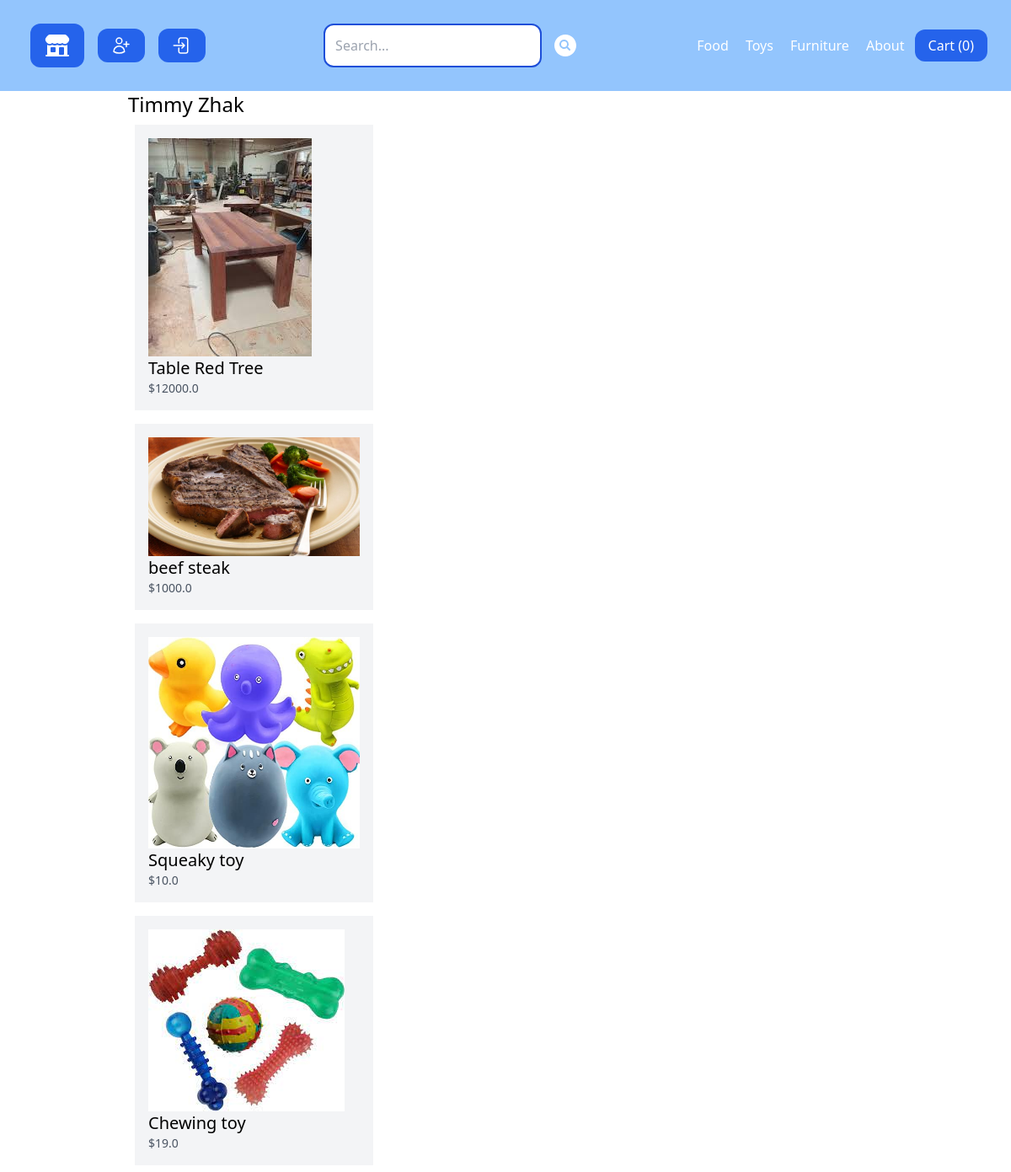
/vendors/1/, run on the app's committed database.
### store/models.py (models this page shows, shortened)
class Category(models.Model):
    title = models.CharField(max_length = 50)
    slug = models.SlugField(max_length = 50)  # url representation field
    class Meta:
        verbose_name_plural = 'Categories'

class Product(models.Model):
    DRAFT = 'draft'
    WAITING_APPROVAL = 'waitingapproval'
    ACTIVE = 'active'
    DELETED = 'deleted'
    STATUS_CHOICES = (
        (DRAFT, 'Draft'),
        (WAITING_APPROVAL, 'Waiting Approval'),
        (ACTIVE, 'Active'),
        (DELETED,'Deleted'),
    )
    user = models.ForeignKey(User, related_name = 'products',on_delete = models.CASCADE)
    category = models.ForeignKey(Category, related_name='products', on_delete = models.CASCADE)
    title = models.CharField(max_length=50)
    slug = models.SlugField(max_length=50)
    description = models.TextField(blank=True)
    price = models.IntegerField()
    image = models.ImageField(upload_to='uploads/product_images/', blank=True, null=True)
    thumbnails = models.ImageField(upload_to='uploads/product_images/thumbnail/', blank=True, null=True)
    created_at = models.DateTimeField(auto_now_add = True)
    updated_at = models.DateTimeField(auto_now = True)
    status = models.CharField(max_length=50, choices=STATUS_CHOICES, default=ACTIVE)
    class Meta:
        ordering=('-created_at',) # put items in oder they was created
    def get_display_price(self):
        return self.price/100

### userprofile/views.py (the view)
# urls.py: path('vendors/<int:pk>/',views.vendor_detail,name='vendor_detail'),
def vendor_detail(request, pk):
    user = User.objects.get(pk=pk)
    products = user.products.filter(status = Product.ACTIVE)
    return render(request,'userprofile/vendor_detail.html',
    {
        'user':user,
        'products':products
     })

### store/cart.py (called while the page is built)
    def __len__(self):
        return sum(item['quantity'] for item in self.cart.values())

### store/context_processors.py (called while the page is built)
def cart(request):
    return {'cart':Cart(request)}

### store/templatetags/menu.py (called while the page is built)
@register.inclusion_tag('core/menu.html') # we need add the menu.html
def menu():
    categories = Category.objects.all()
    return {'categories':categories}

### userprofile/templates/userprofile/vendor_detail.html (shortened to what this page needs)
{% extends 'core/base.html' %}
{% block content  %}
<h1 class="text-2xl">
    {% firstof user.get_full_name user.username%}
</h1>
{% for product in products %}
    <div class="product w-1/3 p-2">
      <div class="p-4 bg-gray-100">
        <a href="{% url 'product_detail' product.category.slug product.slug %}">
            {%if product.image%}
            <div class="image">
              <img src="{{product.image.url}}" alt="{{product.title}}">
            </div>
            {% endif%}
            <h2 class="text-xl">
          {{product.title}}
        </h2>
        <p class="text-sm text-gray-600">${{product.get_display_price}}</p>
      </a>
      </div>
    </div>
  {% endfor %}
{% endblock %}

### core/templates/core/menu.html
{% for category in categories %}
<a
  href="{%url 'category_detail' category.slug %}"
  class="p-2 text-white hover:bg-blue-500 rounded-xl"
  >{{category.title}}</a
>
{%endfor%}
<a href="{% url 'about' %}" class="p-2 text-white hover:bg-blue-500 rounded-xl">
  About
</a>

### data on the page
Category: title "Food"
Category: title "Toys"
Category: title "Furniture"
Product: image (picture), title "Table Red Tree", get_display_price "12000.0"
Product: image (picture), title "beef steak", get_display_price "1000.0"
Product: image (picture), title "Squeaky toy", get_display_price "10.0"
Product: image (picture), title "Chewing toy", get_display_price "19.0"

### other printed values
{{ cart|length }} "0"
